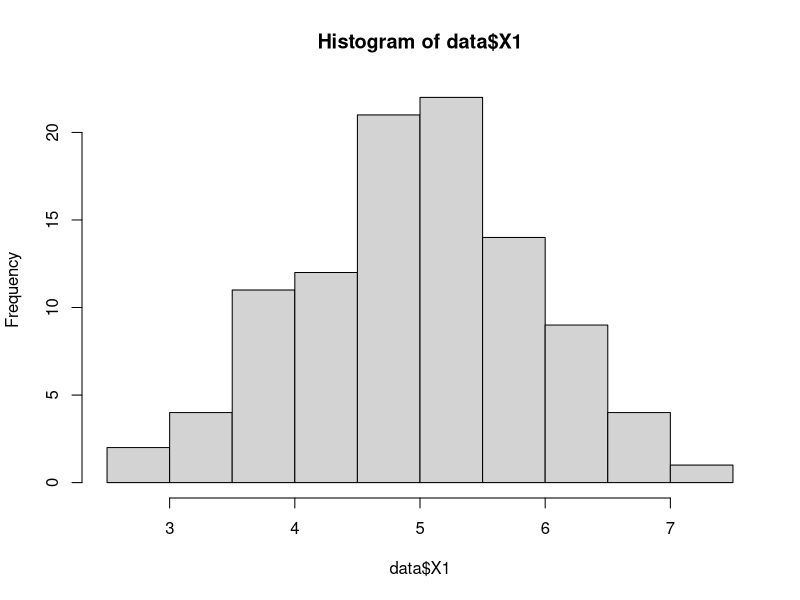
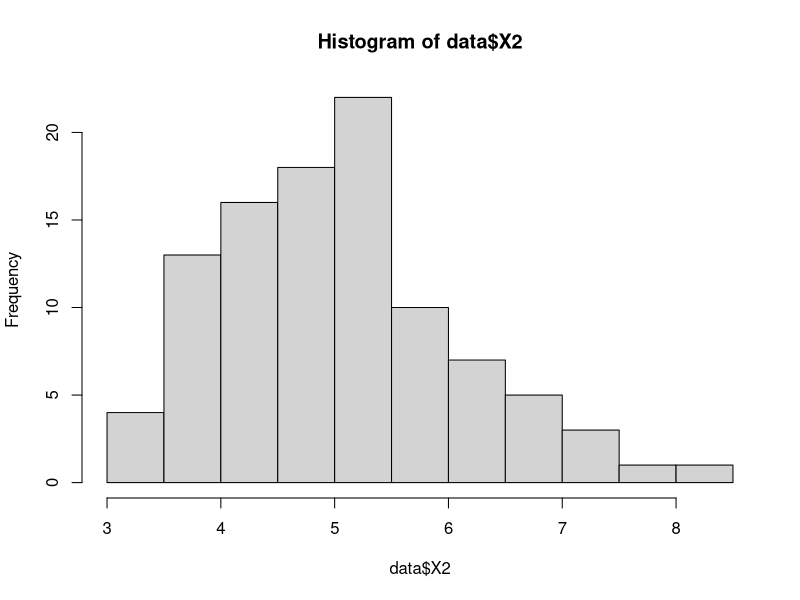
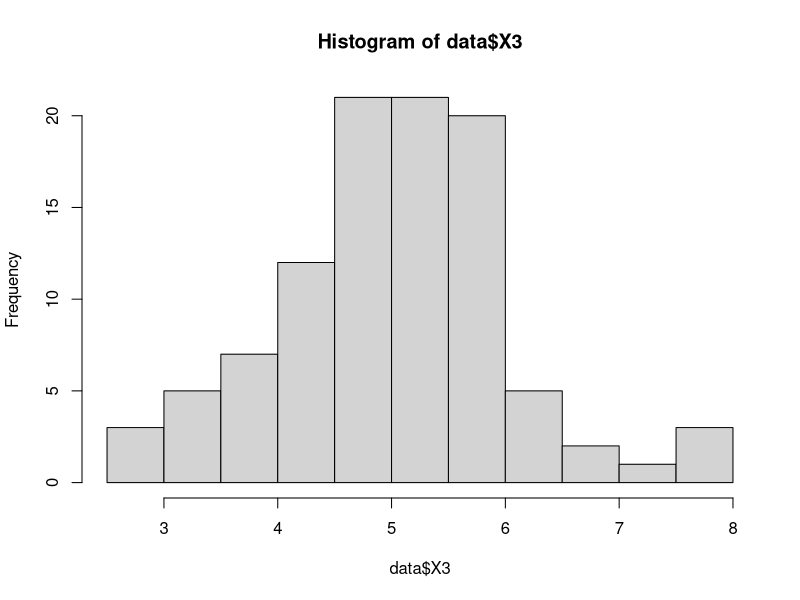

Recreate these plots in R, in order.
#######################################
#        Statistics lesson 3          #
#        Confidence intervals         #
#######################################


#Quantile function exploration
qnorm(0.975, 0,1)
qnorm(0.95, 0,1)


#Dummy data creation : 
mu <- 5
sigma <- 1
N <- 100
n=3
X1 = rnorm(N, mu, sigma)
X2 = rnorm(N, mu, sigma)
X3 = rnorm(N, mu, sigma)
data = as.data.frame(cbind(X1,X2,X3))

#data vizualization
hist(data$X1)
hist(data$X2)
hist(data$X3)

## Case1 : Assume the mean of the data set is not knwon (i.e. population mean not knwon we will compute it from sample) : 

#Confidance interval parameters
Clevel <- 0.95      # risk level = 5%
Xbar <- colMeans(data)  # mean i mean over all columns  
p <- (1+ Clevel)/2  # two sided confidence interval 
quant <- qnorm(p)   #quantile

#determination
CIside <- quant * sigma/sqrt(n) #-> We use the sigma we set in the beginning
CIleft <- Xbar - CIside
CIright <- Xbar + CIside

#Display result
rbind(CIleft, Xbar, CIright)

## Case 2 : Assume the mean and the variance of the population are not knwon (i.e. we compute both from data sample): 
install.packages("matrixStats")
library(matrixStats)

S <- apply(data, 2, sd) #we compute sample standard deviation
colSds(as.matrix(data))

quant <- qt(p,n-1)
S_CIside <- quant * S / sqrt(n)
S_CIleft <- Xbar - CIside
S_CIright <- Xbar + CIside

#Display result
rbind(S_CIleft, Xbar, S_CIright)


